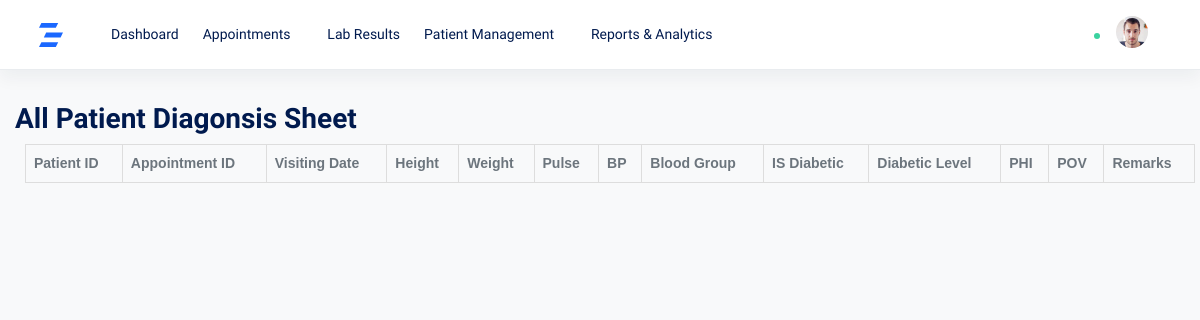
Before: /junior_doctor/juniorDoctor_apl with the older database file.
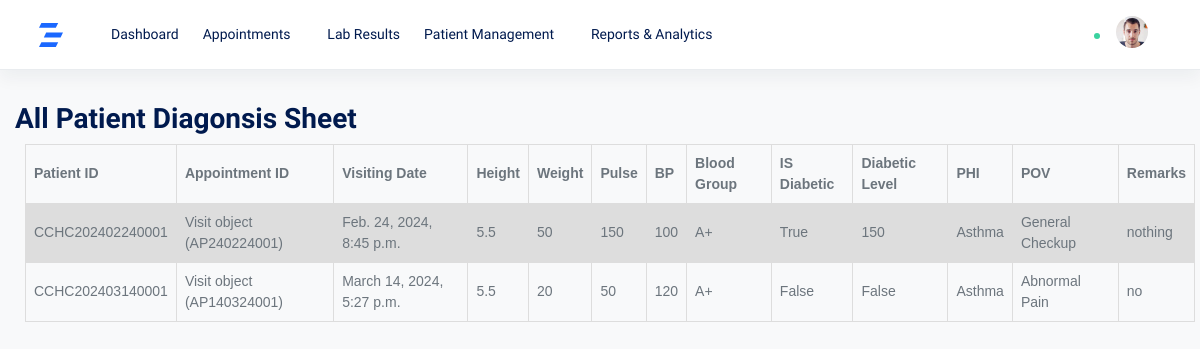
After: the same page with the newer database file.
### patient/models.py (models this page shows, shortened)
class JDD(models.Model):
    appointment_id = models.OneToOneField('Visit', on_delete=models.CASCADE, primary_key=True)
    patient_id = models.ForeignKey('PatientPrimaryData', on_delete=models.CASCADE)
    date_and_time = models.DateTimeField(auto_now_add=True)
    height = models.CharField(max_length=100)
    weight = models.CharField(max_length=100)
    pulse = models.CharField(max_length=100)
    bp = models.CharField(max_length=100)
    blood_group = models.CharField(max_length=100)
    is_diabetic = models.BooleanField(default=False)
    diabetic_level = models.CharField(max_length=100, blank=True, default=None)
    phi = models.TextField(max_length=1000)
    pov = models.TextField(max_length=300)
    remarks = models.TextField(max_length=1000)

class PatientPrimaryData(models.Model):
    patient_id = models.CharField(max_length=16, unique=True)
    patient_name = models.CharField(max_length=100)
    patient_age = models.PositiveIntegerField()
    patient_dob = models.DateField()
    patient_gender = models.CharField(max_length=10)
    mobile_number = models.CharField(max_length=17)
    guardian_name = models.CharField(max_length=100)
    relationship = models.CharField(max_length=100)
    registration_date = models.DateField(default=timezone.now)
    state = models.CharField(max_length=100)
    district = models.CharField(max_length=100)
    address=models.TextField(max_length=250, default='')
    def __str__(self):
        return self.patient_id

class Visit(models.Model):
    appointment_id = models.CharField(max_length=12, unique=True,primary_key=True)
    patient_id = models.ForeignKey('PatientPrimaryData', on_delete=models.CASCADE)
    visit_date = models.DateField()
    doctor_name = models.CharField(max_length=50)
    patient_type = models.CharField(max_length=20)
    doctor_fee = models.DecimalField(max_digits=10, decimal_places=2)
    gst = models.DecimalField(max_digits=10, decimal_places=2)
    discount = models.DecimalField(max_digits=10, decimal_places=2)
    subtotal = models.DecimalField(max_digits=10, decimal_places=2)
    total_amount = models.DecimalField(max_digits=10, decimal_places=2)
    today_date = models.DateField(auto_now_add=True)
    patient_token = models.CharField(max_length=6)

### junior_doctor/views.py (the view)
# urls.py: path('juniorDoctor_apl',views.juniorDoctor_apl,name="juniorDoctor_apl"),
def juniorDoctor_apl(request):
    jdoctor=JDD.objects.all()
    context={
        'jdoctor':jdoctor,
    }
    for i in jdoctor:
        print(i)
    return render(request,'juniorDoctor_apl.html',context)

### templates/juniorDoctor_apl.html (shortened to what this page needs)
{% extends 'juniorDoctor_base.html'%}
{% load static %}
{% block body %}
</head>
<body>
<h2>All Patient Diagonsis Sheet</h2>
<table>
  <tr>
    <th>Patient ID</th>
    <th>Appointment ID</th>
    <th>Visiting Date</th>
    <th>Height</th>
    <th>Weight</th>
    <th>Pulse</th>
    <th>BP</th>
    <th>Blood Group</th>
    <th>IS Diabetic</th>
    <th>Diabetic Level</th>
    <th>PHI</th>
    <th>POV</th>
    <th>Remarks</th>
  </tr>
    {% for patient in jdoctor %}
  <tr>
    <td>{{ patient.patient_id }}</td>
    <td>{{ patient.appointment_id }}</td>
    <td>{{ patient.date_and_time }}</td>
    <td>{{ patient.height }}</td>
    <td>{{ patient.weight }}</td>
    <td>{{ patient.pulse }}</td>
    <td>{{ patient.bp }}</td>
    <td>{{ patient.blood_group }}</td>
    <td>{{ patient.is_diabetic }}</td>
    <td>{{ patient.diabetic_level }}</td>
    <td>{{ patient.phi }}</td>
    <td>{{ patient.pov }}</td>
    <td>{{ patient.remarks}}</td>
  </tr>
  {% endfor %}
</table>
</body>
{% endblock %}

### templates/juniorDoctor_base.html (shortened to what this page needs)
{% load static %}
<!doctype html>
<html lang="en">
  <head>
    <link rel="stylesheet" href="{% static 'assets/doctor/css/simplebar.css' %}">
    <link rel="stylesheet" href="{% static 'assets/doctor/css/feather.css' %}">
    <link rel="stylesheet" href="{% static 'assets/doctor/css/select2.css' %}">
    <link rel="stylesheet" href="{% static 'assets/doctor/css/dropzone.css' %}">
    <link rel="stylesheet" href="{% static 'assets/doctor/css/uppy.min.css' %}">
    <link rel="stylesheet" href="{% static 'assets/doctor/css/jquery.steps.css' %}">
    <link rel="stylesheet" href="{% static 'assets/doctor/css/jquery.timepicker.css' %}">
    <link rel="stylesheet" href="{% static 'assets/doctor/css/quill.snow.css' %}">
    <link rel="stylesheet" href="{% static 'assets/doctor/css/daterangepicker.css' %}">
    <link rel="stylesheet" href="{% static 'assets/doctor/css/app-light.css' %}" id="lightTheme">
    <link rel="stylesheet" href="{% static 'assets/doctor/css/app-dark.css' %}" id="darkTheme" disabled>
  </head>
  <body class="horizontal light  ">
    <div class="wrapper">
      <nav class="navbar navbar-expand-lg navbar-light bg-white flex-row border-bottom shadow">
        <div class="container-fluid">
          <a class="navbar-brand mx-lg-1 mr-0" href="{% url 'junior_doctor:juniorDoctor_dashboard' %}">
          </a>
          <div class="navbar-slide bg-white ml-lg-4" id="navbarSupportedContent">
            <ul class="navbar-nav mr-auto">
               <li class="nav-item">
                <a class="nav-link" href="{% url 'junior_doctor:juniorDoctor_dashboard' %}">
                  <span class="ml-lg-2">Dashboard</span>
                </a>
              </li>
              <li class="nav-item dropdown">
                <a href="#" id="ui-elementsDropdown" class="dropdown-toggle nav-link" role="button" data-toggle="dropdown" aria-haspopup="true" aria-expanded="false">
                  <span class="ml-lg-2">Appointments</span>
                </a>
              </li>
              <li class="nav-item">
                <a class="nav-link" href="#">
                  <span class="ml-lg-2">Lab Results</span>
                </a>
              </li>
              <li class="nav-item dropdown">
                <a href="#" id="formsDropdown" class="dropdown-toggle nav-link" role="button" data-toggle="dropdown" aria-haspopup="true" aria-expanded="false">
                  <span class="ml-lg-2">Patient Management</span>
                </a>
              </li>
             <li class="nav-item">
                <a class="nav-link" href="{% url 'junior_doctor:juniorDoctor_patientList' %}">
                  <span class="ml-lg-2">Reports & Analytics</span>
                </a>
              </li>
            </ul>
          </div>
          <ul class="navbar-nav d-flex flex-row">
            <li class="nav-item">
              <a class="nav-link text-muted my-2" href="./#" id="modeSwitcher" data-mode="light">
                <i class="fe fe-sun fe-16"></i>
              </a>
            </li>
            <li class="nav-item">
              <a class="nav-link text-muted my-2" href="./#" data-toggle="modal" data-target=".modal-shortcut">
                <i class="fe fe-grid fe-16"></i>
              </a>
            </li>
            <li class="nav-item nav-notif">
              <a class="nav-link text-muted my-2" href="./#" data-toggle="modal" data-target=".modal-notif">
                <i class="fe fe-bell fe-16"></i>
                <span class="dot dot-md bg-success"></span>
              </a>
            </li>
            <li class="nav-item dropdown ml-lg-0">
              <a class="nav-link dropdown-toggle text-muted" href="#" id="navbarDropdownMenuLink" role="button" data-toggle="dropdown" aria-haspopup="true" aria-expanded="false">
                <span class="avatar avatar-sm mt-2">
                  <img src="{% static 'doctor/assets/avatars/face-1.jpg' %}" alt="..." class="avatar-img rounded-circle">
                </span>
              </a>
            </li>
          </ul>
        </div>
      </nav>
      <main role="main" class="main-content">
        <div class="container-fluid">
          {% block body%}
          {% endblock %}
</div>
      </main>
    </div>
  </body>
</html>

### static/assets/doctor/css/feather.css (style rules this page uses)
.fe { font-family: "feather" !important; speak: none; font-style: normal; font-weight: normal; font-variant: normal; text-transform: none; line-height: 1; -webkit-font-smoothing: antialiased; -moz-osx-font-smoothing: grayscale; }
.fe-16 { font-size: 16px; }
.fe-bell:before { content: ""; }
.fe-grid:before { content: ""; }
.fe-sun:before { content: ""; }

### templates/juniorDoctor_apl.html (style rules this page uses)
table { font-family: arial, sans-serif; border-collapse: collapse; width: 100%; margin-left: 10px; margin-right: 25px; }
td, th { border: 1px solid #dddddd; text-align: left; padding: 8px; }
tr:nth-child(even) { background-color: #dddddd; }

Changed rows visible on the page:
added JDD: patient_id "CCHC202402240001", appointment_id "Visit object (AP240224001)", date_and_time "Feb. 24, 2024, 8:45 p.m.", height "5.5", weight "50", pulse "150", bp "100", blood_group "A+", is_diabetic "True", diabetic_level "150", phi "Asthma", pov "General Checkup", remarks "nothing"
added JDD: patient_id "CCHC202403140001", appointment_id "Visit object (AP140324001)", date_and_time "March 14, 2024, 5:27 p.m.", height "5.5", weight "20", pulse "50", bp "120", blood_group "A+", is_diabetic "False", diabetic_level "False", phi "Asthma", pov "Abnormal Pain", remarks "no"
